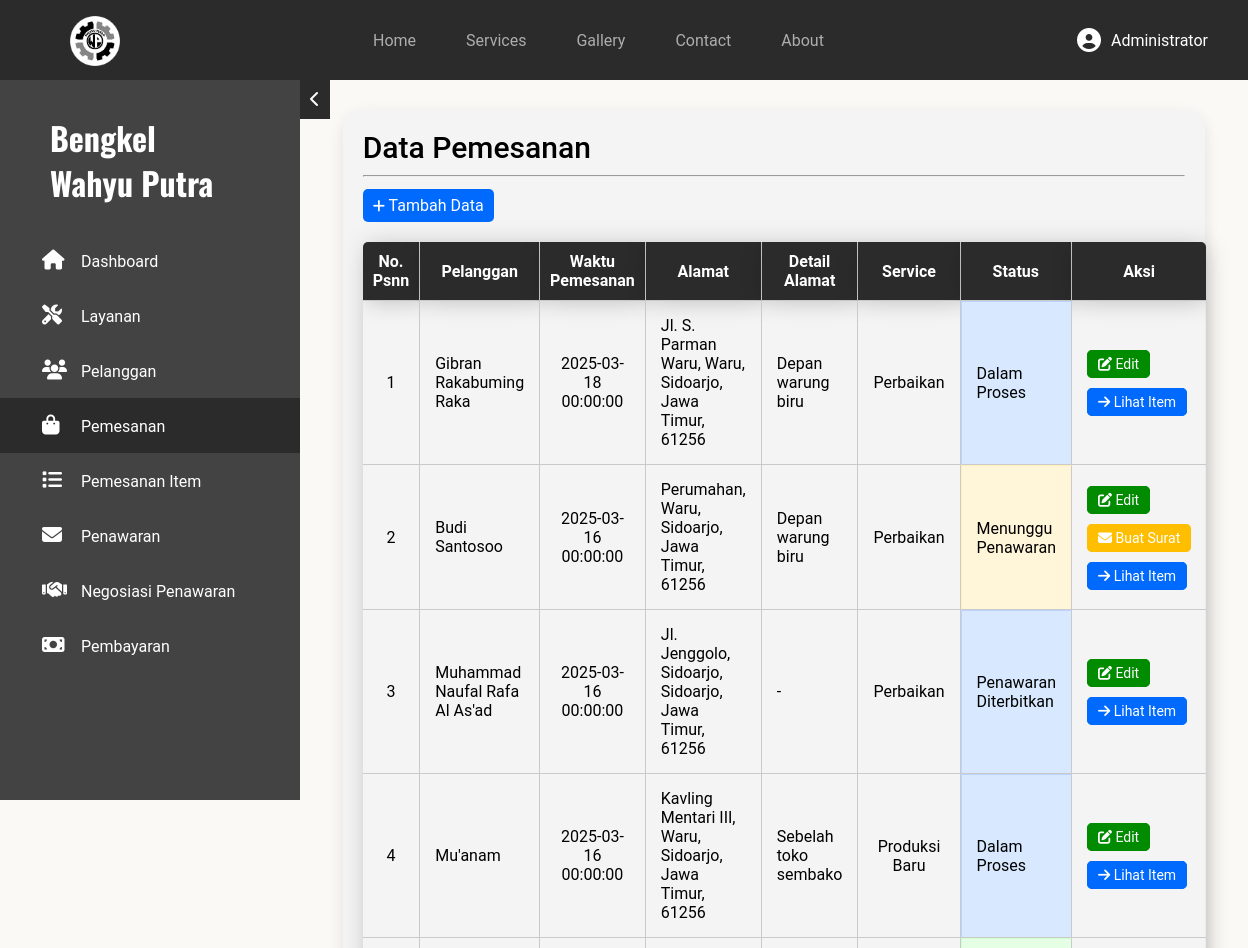
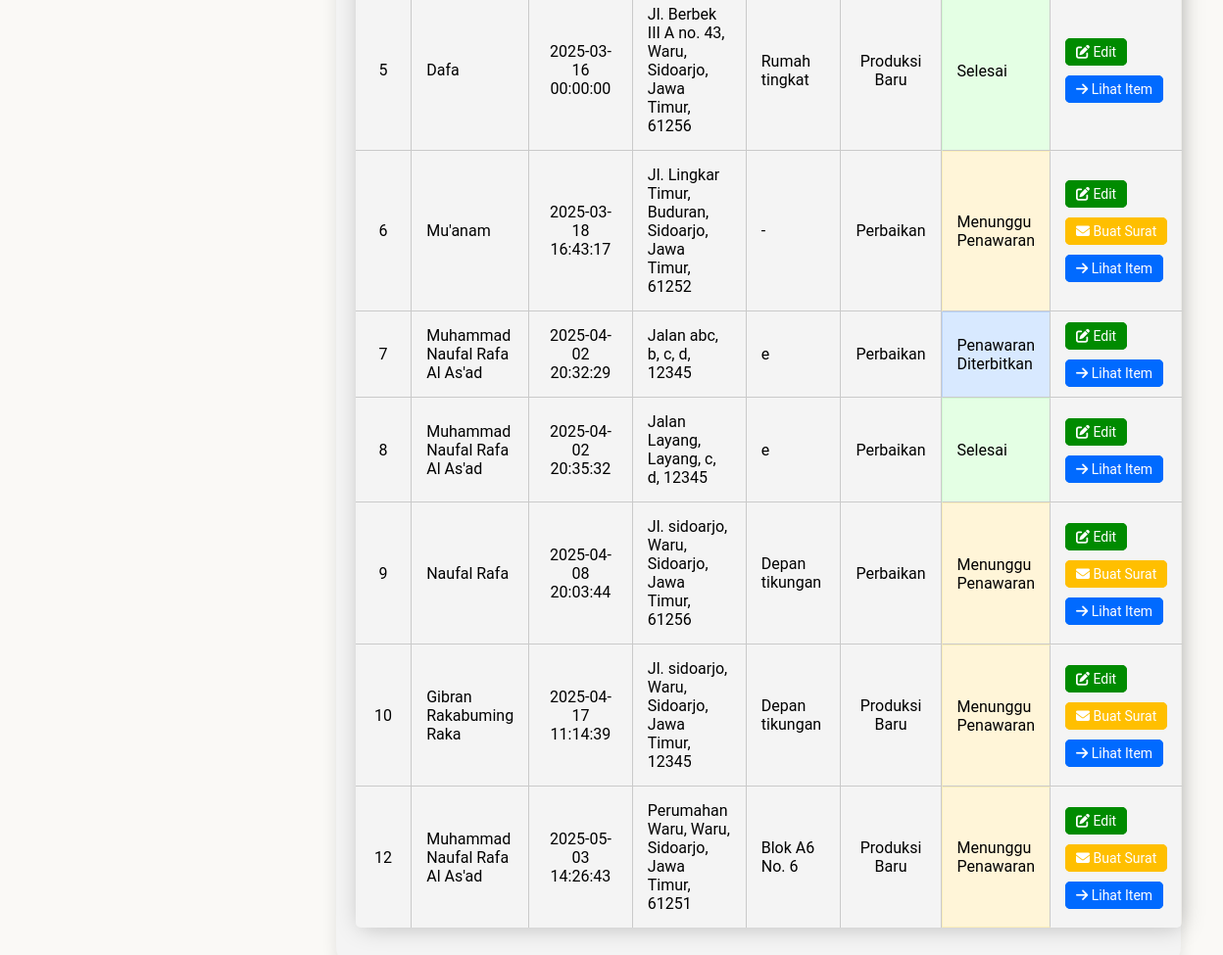
Before: /dashboard/admin/pemesanan/index.php (signed in) with the older database file (2 pictures, top to bottom).
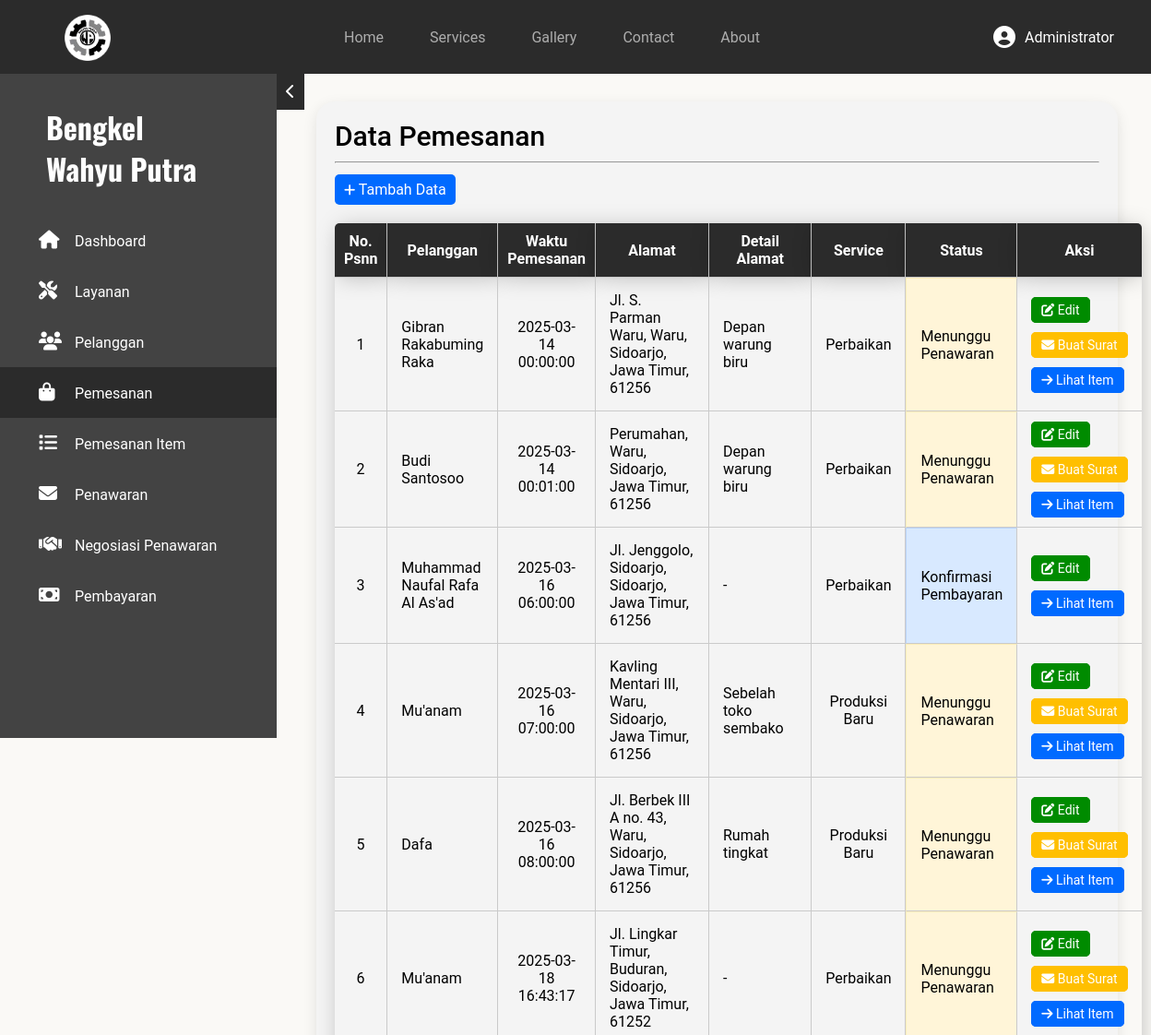
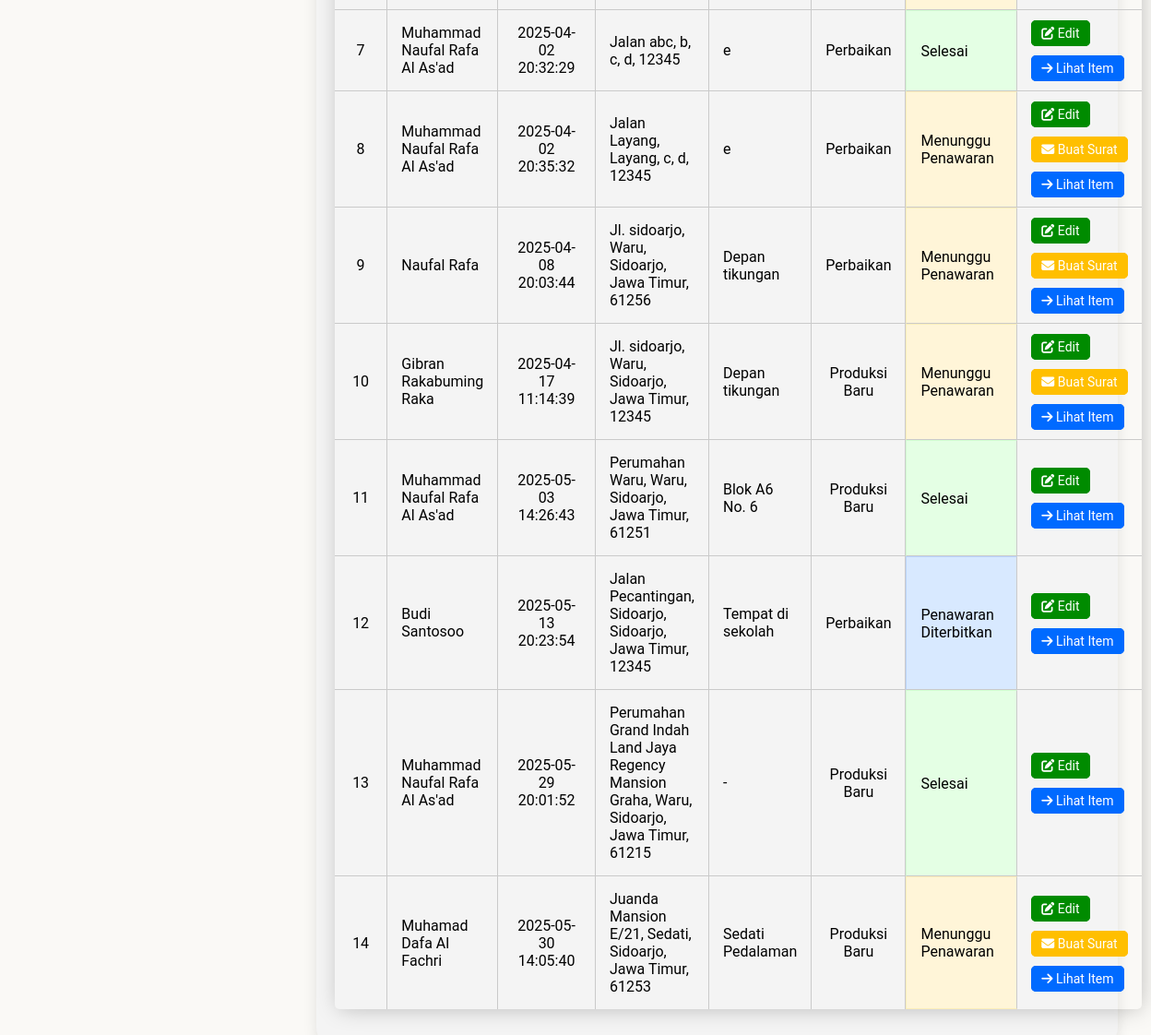
After: the same page with the newer database file (2 pictures, top to bottom).
### tables this page shows
CREATE TABLE `pemesanan` (
  `no_pesanan` int(11) NOT NULL,
  `id_pelanggan` int(11) NOT NULL,
  `waktu_pemesanan` datetime NOT NULL DEFAULT current_timestamp(),
  `nama_jalan` varchar(100) NOT NULL,
  `kecamatan` varchar(50) NOT NULL,
  `kabupaten_kota` varchar(50) NOT NULL,
  `provinsi` varchar(30) NOT NULL,
  `kode_pos` char(5) NOT NULL,
  `detail` varchar(50) DEFAULT NULL,
  `id_service` int(11) NOT NULL,
  `status_pesanan` enum('Menunggu Penawaran','Penawaran Diterbitkan','Negosiasi Penawaran','Dalam Proses','Menunggu Pembayaran','Konfirmasi Pembayaran','Selesai') NOT NULL DEFAULT 'Menunggu Penawaran'
);

CREATE TABLE `pelanggan` (
  `id_pelanggan` int(11) NOT NULL,
  `password` varchar(255) NOT NULL,
  `nama_pelanggan` varchar(50) NOT NULL,
  `email` varchar(100) NOT NULL,
  `tgl_daftar` datetime NOT NULL DEFAULT current_timestamp(),
  `no_telp` char(12) NOT NULL,
  `jenis_akun` enum('Pribadi','Perusahaan') DEFAULT NULL,
  `nama_perusahaan` varchar(500) DEFAULT NULL,
  `role` enum('Admin','User') NOT NULL DEFAULT 'User'
);

CREATE TABLE `service` (
  `id_service` int(11) NOT NULL,
  `nama_service` varchar(50) NOT NULL,
  `gambar_jasa` varchar(100) DEFAULT NULL
);

### dashboard/admin/pemesanan/index.php (the view, shortened to what this page needs)
<?php
require_once $_SERVER['DOCUMENT_ROOT'] . "/bengkel-wahyu-putra/includes/global/koneksi.php";
?>
<!DOCTYPE html>
<html lang="en">
<head>
    <link rel="stylesheet" href="/bengkel-wahyu-putra/assets/css/global.css">
    <link rel="stylesheet" href="/bengkel-wahyu-putra/assets/css/admin.css">
    <link rel="stylesheet" href="/bengkel-wahyu-putra/assets/fontawesome/css/all.css">
</head>
<body>
    <?php require_once $_SERVER['DOCUMENT_ROOT'] . "/bengkel-wahyu-putra/includes/global/nav.php"; ?>
    <main>
        <?php require_once $_SERVER['DOCUMENT_ROOT'] . "/bengkel-wahyu-putra/includes/admin/aside.php"; ?>
        <div class="container-crud">
            <section class="daftar-crud">
                <h1>Data Pemesanan</h1>
                <hr>
                <a href="kelola/" class="btn-add"><i class="fas fa-plus"></i> Tambah Data</a>
                <?php
                $querySelect = "SELECT pemesanan.* ,CONCAT(nama_jalan,', ',kecamatan,', ',kabupaten_kota,', ',provinsi,', ',kode_pos) AS alamat_lengkap, pelanggan.nama_pelanggan, service.nama_service
                FROM pemesanan
                JOIN pelanggan ON pemesanan.id_pelanggan = pelanggan.id_pelanggan
                JOIN service ON pemesanan.id_service = service.id_service ORDER BY pemesanan.no_pesanan ASC";
                $sql = mysqli_query($conn, $querySelect);
                ?>
                <table class="table-crud">
                    <tr>
                        <th style="width: 50px;">No. Psnn</th>
                        <th>Pelanggan</th>
                        <th>Waktu Pemesanan</th>
                        <th>Alamat</th>
                        <th>Detail Alamat</th>
                        <th>Service</th>
                        <th>Status</th>
                        <th>Aksi</th>
                    </tr>
                    <?php while ($result = mysqli_fetch_assoc($sql)) { $no_pesanan = $result['no_pesanan']; ?>
                        <tr>
                            <td style="text-align: center;" id="<?= $result['no_pesanan'] ?>"><?= $result['no_pesanan'] ?></td>
                            <td><?= $result['nama_pelanggan'] ?></td>
                            <td style="text-align: center;"><?= $result['waktu_pemesanan'] ?></td>
                            <td><?= $result['alamat_lengkap'] ?></td>
                            <td><?php if ($result['detail'] == NULL) echo "-";
                                else echo $result['detail']; ?></td>
                            <td style="text-align: center;"><?= $result['nama_service'] ?></td>
                            <td class="
                            <?php
                            if ($result['status_pesanan'] == 'Menunggu Penawaran') {
                                echo 'row-yellow';
                            } elseif ($result['status_pesanan'] == 'Selesai') {
                                echo 'row-green';
                            } elseif ($result['status_pesanan'] == 'Menunggu Pembayaran') {
                                echo 'row-blue';
                            } elseif ($result['status_pesanan'] == 'Negosiasi Penawaran') {
                                echo 'row-orange';
                            } else {
                                echo 'row-blue';
                            }
                            ?>
                            "><?= $result['status_pesanan'] ?></td>
                            <td class="action">
                                <a href="./kelola/?ubah=<?= $result['no_pesanan'] ?>" class="btn edit"><i class="fas fa-pen-to-square"></i> Edit</a>
                                <br><br>
                                <?php if($result['status_pesanan'] == 'Menunggu Penawaran') : ?>
                                    <a <?= $result['status_pesanan'] == 'Menunggu Penawaran' ? "href='../penawaran/kelola/?no=$no_pesanan'" : '' ?> class="btn warning"><i class="fas fa-envelope"></i> Buat Surat</a>
                                    <br><br>
                                <?php endif; ?>
                                <a href="../pemesanan_item/#<?= $result['no_pesanan']-1 ?>" class="btn blue"><i class="fas fa-arrow-right"></i> Lihat Item</a>
                            </td>
                        </tr>
                    <?php } ?>
                </table>
            </section>
        </div>
    </main>
</body>
</html>

### includes/global/nav.php (shortened to what this page needs)
<nav>
    <div class="logo">
        <a href="#"><img src="/bengkel-wahyu-putra/assets/img/logo-wp-circle.png" alt="logo-bengkel-wp"></a>
    </div>
    <div class="navbar">
        <ul>
        <?php
        $namaFolder = basename(dirname($_SERVER['SCRIPT_NAME']));
        ?>
            <li><a href="/bengkel-wahyu-putra/">Home</a></li>
            <li><a href="/bengkel-wahyu-putra/pages/services/" class="<?= ($namaFolder == "services") ? 'active' : '' ?>">Services</a></li>
            <li><a href="/bengkel-wahyu-putra/pages/gallery/" class="<?= ($namaFolder == "gallery") ? 'active' : '' ?>">Gallery</a></li>
            <li><a href="/bengkel-wahyu-putra/pages/contact/" class="<?= ($namaFolder == "contact") ? 'active' : '' ?>">Contact</a></li>
            <li><a href="/bengkel-wahyu-putra/pages/about/" class="<?= ($namaFolder == "about") ? 'active' : '' ?>">About</a></li>
        </ul>
    </div>
    <div class="right-bar">
        <ul>
        <?php if(!isset($_SESSION['data'])){ ?>
            <li><a href="/bengkel-wahyu-putra/auth/login/" class="login <?= ($namaFolder == "login") ? 'active' : '' ?>">Login</a></li>
        <?php } else {?>
        <li class="profil">
            <?php
            $nama_pelanggan = $_SESSION['data']['nama_pelanggan'];
            $arr = explode(' ', $nama_pelanggan);
            if (count($arr) > 1) {
                $nama = $arr[1];
            } else {
                $nama = $arr[0];
            }
            ?>
            <div class="user-login">
                <i class="fas fa-user-circle"></i>
                <p><?= $nama ?></p>
            </div>
        </li>
        <?php } ?>
        </ul>
    </div>
</nav>

### includes/admin/aside.php
<?php
$namaFolder = basename(dirname($_SERVER['SCRIPT_NAME']));
$path2 = dirname($_SERVER['SCRIPT_NAME']);
$explode = explode('/', trim($path2, '/'));
$namaFolder2 = $explode[count($explode) - 2];
?>
<aside id="sidebar">
    <h1>Bengkel <br> Wahyu Putra</h1>
    <div class="nav-dash">
        <a href="/bengkel-wahyu-putra/dashboard/admin/" class="<?= ($namaFolder == "admin") ? 'active' : '' ?>">
            <i class="fas fa-house"></i>
            Dashboard
        </a>
        <a href="/bengkel-wahyu-putra/dashboard/admin/services" class="<?= ($namaFolder == "services" || $namaFolder2 == "services") ? 'active' : '' ?>">
            <i class="fas fa-screwdriver-wrench"></i>
            Layanan
        </a>
        <a href="/bengkel-wahyu-putra/dashboard/admin/pelanggan/" class="<?= ($namaFolder == "pelanggan" || $namaFolder2 == "pelanggan") ? 'active' : '' ?>">
            <i class="fas fa-users"></i>
            Pelanggan
        </a>
        <a href="/bengkel-wahyu-putra/dashboard/admin/pemesanan/" class="<?= ($namaFolder == "pemesanan" || $namaFolder2 == "pemesanan") ? 'active' : '' ?>">
            <i class="fas fa-bag-shopping"></i>
            Pemesanan
        </a>
        <a href="/bengkel-wahyu-putra/dashboard/admin/pemesanan_item/" class="<?= ($namaFolder == "pemesanan_item" || $namaFolder2 == "pemesanan_item") ? 'active' : '' ?>">
            <i class="fas fa-list"></i>
            Pemesanan Item
        </a>
        <a href="/bengkel-wahyu-putra/dashboard/admin/penawaran/" class="<?= ($namaFolder == "penawaran" || $namaFolder2 == "penawaran") ? 'active' : '' ?>">
            <i class="fas fa-envelope"></i>
            Penawaran
        </a>
        <a href="/bengkel-wahyu-putra/dashboard/admin/negosiasi/" class="<?= ($namaFolder == "negosiasi" || $namaFolder2 == "negosiasi") ? 'active' : '' ?>">
            <i class="fas fa-handshake"></i>
            Negosiasi Penawaran
        </a>
        <a href="/bengkel-wahyu-putra/dashboard/admin/pembayaran/" class="<?= ($namaFolder == "pembayaran" || $namaFolder2 == "pembayaran") ? 'active' : '' ?>">
            <i class="fas fa-money-bill"></i>
            Pembayaran
        </a>
    </div>
</aside>
<div id="sideBarIcon" onclick="closeSideBar()">
    <i class="fa-solid fa-chevron-left"></i>
</div>

### assets/css/global.css (style rules this page uses)
:root { --primary-color: #2b2b2b; --secondary-color: #faf9f6; }
* { margin: 0; padding: 0; font-family: "Roboto", serif; scroll-behavior: smooth; box-sizing: border-box; }
a { text-decoration: none; }
h1, h2, h3, p, strong, cite, hr, main img, header a, main a, input, label, select, option, textarea, em, strong, button, span { animation: coolTransition 0.9s; }
nav { background-color: var(--primary-color); display: flex; justify-content: space-between; align-items: center; padding: 0 40px 0 70px; height: 10vh; top: 0; position: sticky; z-index: 99; }
.navbar ul { list-style: none; display: flex; }
.navbar ul li { position: relative; padding: 20px; }
.active { color: #ffffff; }
.navbar a:after, .login:after { content: ""; position: absolute; background-color: #ffffff; height: 2px; width: 0; left: 0; bottom: -5px; transition: 0.3s; }
ul li a { position: relative; display: inline-block; color: #adadad; transition: all .3s; padding: 0 5px; }
.logo img { margin-top: 5px; width: 50px; }
.right-bar { position: relative; display: flex; align-items: center; cursor: pointer; }
.right-bar i { font-size: 24px; margin-right: 5px; vertical-align: middle; color: #ffffff; }
.right-bar ul { list-style: none; }
.right-bar .user-login { display: flex; align-items: center; gap: 5px; color: white; }
aside { display: block; position: sticky; top: 10vh; left: 0; background-color: #434343; width: 300px; height: 90vh; align-self: start; flex-shrink: 0; transition: 0.3s ease; overflow: hidden; animation: none; }
aside h1 { color: white; font-size: 32px; font-family: Oswald; font-weight: 700; line-height: 45px; padding: 35px 73px 8px 50px; white-space: nowrap; }
.nav-dash { margin-top: 20px; }
.nav-dash i { width: 35px; font-size: 20px; }
.nav-dash a { color: white; display: block; padding: 17px 0px 17px 42px; transition: .3s cubic-bezier(0.075, 0.82, 0.165, 1); overflow: hidden; white-space: nowrap; }
.nav-dash .active { background-color: #2b2b2b; }
#sideBarIcon { position: fixed; left: 300px; background-color: #2b2b2b; padding: 10px; transition: 0.3s ease; }
#sideBarIcon i { color: #ffffff; }
main { background-color: var(--secondary-color); }
.fas, .fab { font-size: 25px; }

### assets/css/admin.css (style rules this page uses)
:root { --primary-color: #2b2b2b; --secondary-color: #faf9f6; }
body { background-color: var(--secondary-color); }
main { display: grid; grid-template-columns: auto 1fr; }
.nav-dash { margin-top: 20px; }
.nav-dash i { width: 35px; font-size: 20px; }
.nav-dash a { color: white; display: block; padding: 17px 0px 17px 42px; transition: .3s cubic-bezier(0.075, 0.82, 0.165, 1); }
.active { background-color: #2b2b2b; }
table .fas { font-size: 14px; }
a { display: inline-block; }
table a { color: white; font-size: 14px; }
.btn { display: inline-block; margin-top: 10px; padding: 5px 10px; border-radius: 5px; color: white; width: 48%; text-align: center; }
.btn-add { display: inline-block; color: white; background-color: #006aff; border-radius: 5px; margin-top: 12px; padding: 7px 10px; }
.btn-add, .btn { transition: .3s cubic-bezier(0.19, 1, 0.22, 1); }
.btn-add i { font-size: 14px; }
.btn i { font-size: 14px; }
.edit { background-color: #008b00; border: 1px solid #008b00; }
.warning { background-color: #ffbf00; border: 1px solid #ffbf00; }
.blue { background-color: #006aff; border: 1px solid #006aff; }
table.table-crud { width: 100%; margin-top: 20px; border-spacing: 0; border-collapse: separate; border-radius: 5px; box-shadow: 2px 2px 25px -3px rgba(0, 0, 0, 0.25); overflow: hidden; }
table.table-crud th { padding: 10px; padding: 10px; color: white; background-color: #2b2b2b; box-shadow: 2px 2px 25px -3px rgba(0, 0, 0, 0.25); }
table.table-crud td { padding: 15px; }
table.table-crud th, table.table-crud tr:not(:last-child) td { border-bottom: 1px solid #cacaca; }
table.table-crud th:not(:last-child), table.table-crud td:not(:last-child) { border-right: 1px solid #cacaca; }
table.table-crud .btn { display: inline; }
table.table-crud .action { white-space: nowrap; }
.row-yellow { border: 1px solid #ffeeba; background-color: #fff5d8; }
.row-green { border: 1px solid #d2ffd2; background-color: #e4ffe4; }
.row-blue { border: 1px solid #bad4ff; background-color: #d8e9ff; }
div.container-crud { margin: 30px 20px; }
.daftar-crud { width: 95%; margin: auto auto 50px; padding: 20px 20px 40px 20px; border-radius: 20px; box-shadow: 0px 5px 15px rgba(0, 0, 0, 0.1); background-color: #f4f4f4; cursor: default; }
.daftar-crud h1 { font-size: 30px; font-weight: 500; margin-bottom: 10px; }

Changed rows visible on the page:
changed pemesanan id 1: waktu_pemesanan "2025-03-18 00:00:00" → "2025-03-14 00:00:00"; status_pesanan "Dalam Proses" → "Menunggu Penawaran"; now shows "Buat Surat"
changed pemesanan id 2: waktu_pemesanan "2025-03-16 00:00:00" → "2025-03-14 00:01:00"
changed pemesanan id 3: waktu_pemesanan "2025-03-16 00:00:00" → "2025-03-16 06:00:00"; status_pesanan "Penawaran Diterbitkan" → "Konfirmasi Pembayaran"
changed pemesanan "Sebelah toko sembako": waktu_pemesanan "2025-03-16 00:00:00" → "2025-03-16 07:00:00"; status_pesanan "Dalam Proses" → "Menunggu Penawaran"; now shows "Buat Surat"
changed pemesanan "Rumah tingkat": waktu_pemesanan "2025-03-16 00:00:00" → "2025-03-16 08:00:00"; status_pesanan "Selesai" → "Menunggu Penawaran"; now shows "Buat Surat"
changed pemesanan id 7: status_pesanan "Penawaran Diterbitkan" → "Selesai"
changed pemesanan id 8: status_pesanan "Selesai" → "Menunggu Penawaran"; now shows "Buat Surat"
added pemesanan: no_pesanan "11", id_pelanggan.nama_pelanggan "Muhammad Naufal Rafa Al As'ad", waktu_pemesanan "2025-05-03 14:26:43", alamat_lengkap "Perumahan Waru, Waru, Sidoarjo, Jawa Timur, 61251", detail "Blok A6 No. 6", id_service.nama_service "Produksi Baru", status_pesanan "Selesai"
changed pemesanan id 12: id_pelanggan.nama_pelanggan "Muhammad Naufal Rafa Al As'ad" → "Budi Santosoo"; waktu_pemesanan "2025-05-03 14:26:43" → "2025-05-13 20:23:54"; alamat_lengkap "Perumahan Waru, Waru, Sidoarjo, Jawa Timur, 61251" → "Jalan Pecantingan, Sidoarjo, Sidoarjo, Jawa Timur, 12345"; detail "Blok A6 No. 6" → "Tempat di sekolah"; id_service.nama_service "Produksi Baru" → "Perbaikan"; status_pesanan "Menunggu Penawaran" → "Penawaran Diterbitkan"; no longer shows "Buat Surat"
added pemesanan: no_pesanan "13", id_pelanggan.nama_pelanggan "Muhammad Naufal Rafa Al As'ad", waktu_pemesanan "2025-05-29 20:01:52", alamat_lengkap "Perumahan Grand Indah Land Jaya Regency Mansion Graha, Waru, Sidoarjo, Jawa Timur, 61215", detail "-", id_service.nama_service "Produksi Baru", status_pesanan "Selesai"
added pemesanan: no_pesanan "14", id_pelanggan.nama_pelanggan "Muhamad Dafa Al Fachri", waktu_pemesanan "2025-05-30 14:05:40", alamat_lengkap "Juanda Mansion E/21, Sedati, Sidoarjo, Jawa Timur, 61253", detail "Sedati Pedalaman", id_service.nama_service "Produksi Baru", status_pesanan "Menunggu Penawaran"
